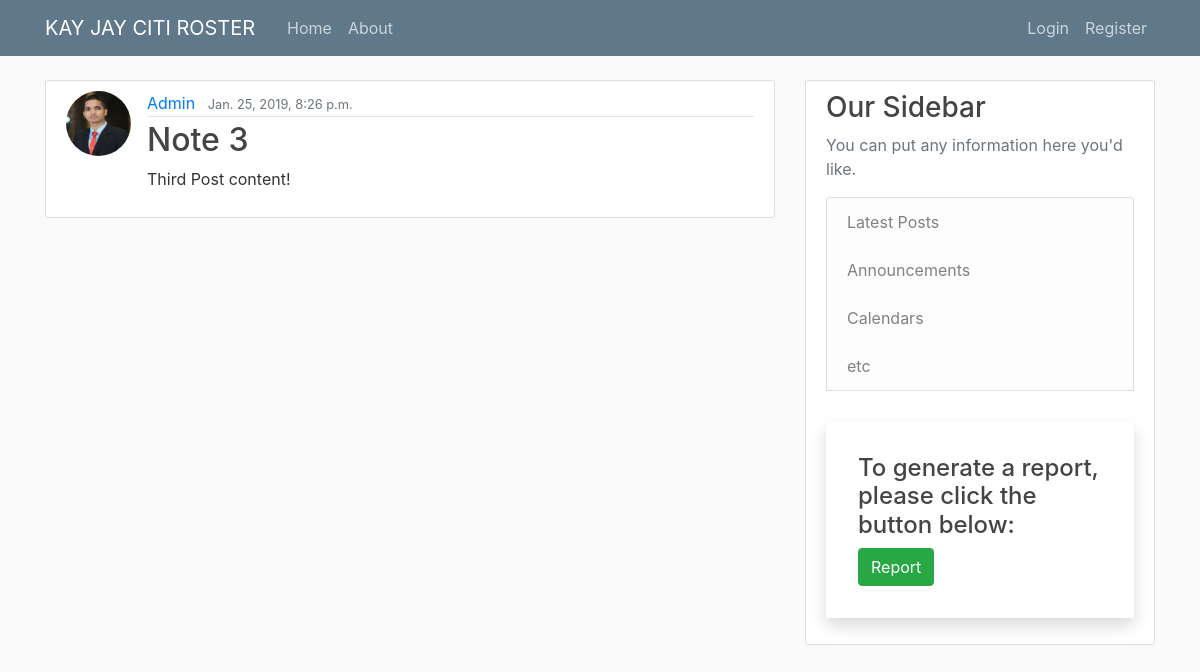
Screenshot of /post/3/ with the database file from the repository.
### notepad/models.py (models this page shows, shortened)
class Post(models.Model):
	title = models.CharField(max_length=100)
	content = models.TextField()
	image = models.FileField(null=True, blank=True)
	date_posted = models.DateTimeField(default=timezone.now)
	author =models.ForeignKey(User, on_delete=models.CASCADE)

### users/models.py (models this page shows, shortened)
class Profile(models.Model):
    user = models.OneToOneField(User, on_delete=models.CASCADE)
    image = models.ImageField(default='default.jpg', upload_to='profile_pics')

### notepad/views.py (the view)
# urls.py: path('post/<int:pk>/', PostDetailView.as_view(), name='post-detail'),
class PostDetailView(DetailView):
    model = Post

### notepad/templates/notepad/post_detail.html (shortened to what this page needs)
{% extends "notepad/base.html" %}
{% block content %}
		<article class="media content-section">
        <img class="rounded-circle article-img" src="{{ object.author.profile.image.url }}">
        <div class="media-body">
            <div class="article-metadata">
              <a class="mr-2" href="{% url 'profile' %}">{{ object.author }}</a>
              <small class="text-muted">{{ object.date_posted }}</small>
            </div>
            <h2 class="article-title">{{ object.title }}</h2>
            <p class="article-content">{{ object.content }}</p>
        </div>
    </article>
{% endblock %}

### notepad/static/notepad/main.css (style rules this page uses)
h1, h2, h3, h4, h5, h6 { color: #444444; }
.content-section { background: #ffffff; padding: 10px 20px; border: 1px solid #dddddd; border-radius: 3px; margin-bottom: 20px; }
.article-title { color: #444444; }
.article-content { white-space: pre-line; }
.article-img { height: 65px; width: 65px; margin-right: 16px; }
.article-metadata { padding-bottom: 1px; margin-bottom: 4px; border-bottom: 1px solid #e3e3e3 }

### rows the page displays
Post: author.profile.image (picture), author "Admin", date_posted "Jan. 25, 2019, 8:26 p.m.", title "Note 3", content "Third Post content!"
